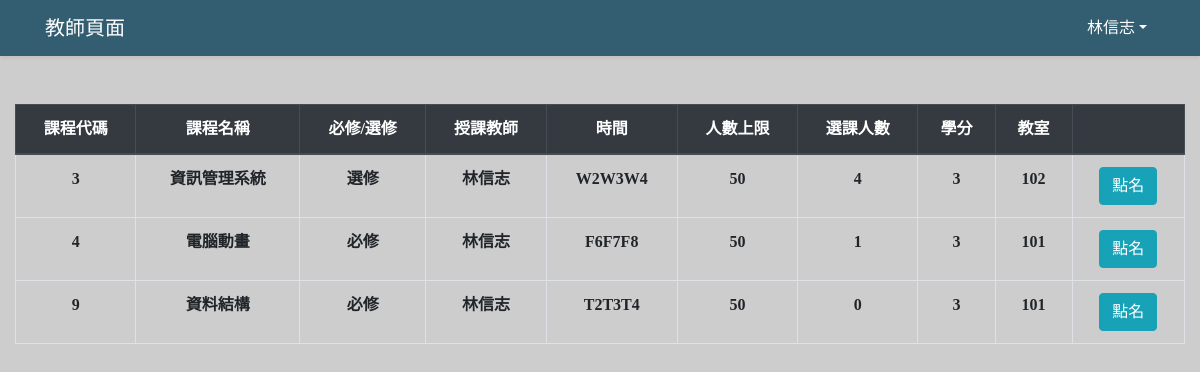
/teacher.php (signed in), run on the app's committed database.
### tables this page shows
CREATE TABLE `course` (
  `course_id` int(20) NOT NULL,
  `course_name` varchar(30) NOT NULL,
  `course_teacher` int(20) NOT NULL,
  `classroom_id` varchar(20) NOT NULL,
  `course_max` int(10) NOT NULL,
  `course_people` int(10) NOT NULL,
  `course_credit` int(10) NOT NULL,
  `course_time` varchar(30) NOT NULL,
  `course_required` varchar(20) NOT NULL
);

CREATE TABLE `user` (
  `id` int(20) NOT NULL,
  `account` varchar(30) NOT NULL,
  `password` varchar(30) NOT NULL,
  `admin` varchar(10) NOT NULL,
  `name` varchar(30) NOT NULL
);

### connect.php (called while the page is built, shortened)
<?php
function execute($selectConnection,$inputSQL)
{
  $tempResult = mysqli_query($selectConnection, $inputSQL);
  return $tempResult;
}
?>

### teacher.php (the view, shortened to what this page needs)
<!DOCTYPE html>
<html>
    <head>
        <link rel="stylesheet" href="https://stackpath.bootstrapcdn.com/bootstrap/4.5.2/css/bootstrap.min.css">
<body>
    <div id="app">
        <nav class="navbar navbar-expand-md navbar-light shadow-sm" style="background: #335D70;">
            <div class="container">
                <a href="teacher.php" class="navbar-brand text-white">教師頁面</a>
                <div class="collapse navbar-collapse" id="navbarSupportedContent">
                    <ul class="navbar-nav ml-auto text">
                        <li class="nav-item dropdown" id="logout">
                            <a id="navbarDropdown" class="nav-link dropdown-toggle text-white text" href="#" role="button" data-toggle="dropdown" aria-haspopup="true" aria-expanded="false" v-pre><?php echo $_SESSION['name'] ?></a>
                        </li>
                    </ul>
                </div>
            </div>
        </nav>
        <main class="py-4">
            <div class="container-fluid">
                <?php
                    require_once("connect.php");
                    $myQuery = 'SELECT * FROM  course JOIN user on course_teacher = user.id WHERE user.name = "'.$_SESSION['name'].'"';
                    $conn = connectDB("localhost","root","123456","a");
                    $myResult = execute($conn,$myQuery);
                    echo '<table class="table table-bordered mt-4">
                    <thead class="thead-dark">
                        <tr class="text-center">
                            <th scope="col">課程代碼</th>
                            <th scope="col">課程名稱</th>
                            <th scope="col">必修/選修</th>
                            <th scope="col">授課教師</th>
                            <th scope="col">時間</th>
                            <th scope="col">人數上限</th>
                            <th scope="col">選課人數</th>
                            <th scope="col">學分</th>
                            <th scope="col">教室</th>
                            <th scope="col"></th>
                        </tr>
                    </thead>';
                    while($row = mysqli_fetch_array($myResult)){
                        echo '<tr class="text-center">';
                        echo '<th scope="col">'.$row['course_id'].'</th>';
                        echo '<th scope="col">'.$row['course_name'].'</th>';
                        echo '<th scope="col">'.$row['course_required'].'</th>';
                        echo '<th scope="col">'.$row['name'].'</th>';
                        echo '<th scope="col">'.$row['course_time'].'</th>';
                        echo '<th scope="col">'.$row['course_max'].'</th>';
                        echo '<th scope="col">'.$row['course_people'].'</th>';
                        echo '<th scope="col">'.$row['course_credit'].'</th>';
                        echo '<th scope="col">'.$row['classroom_id'].'</th>';
                        echo '<th scope="col"><a class="btn btn-info" href="teacher_rollcall.php?course_id=';
                        echo $row['course_id'];
                        echo '">點名</a>';
                    }
                ?>
            </div>
        </main>
    </div>
</body>
</html>

### teacher.php (style rules this page uses)
body { background-color: #cdcdcd; font-family:微軟正黑體; }

### data on the page
course: course_id "3", course_name "資訊管理系統", course_required "選修", course_teacher.name "林信志", course_time "W2W3W4", course_max "50", course_people "4", course_credit "3", classroom "102"
course: course_id "4", course_name "電腦動畫", course_required "必修", course_teacher.name "林信志", course_time "F6F7F8", course_max "50", course_people "1", course_credit "3", classroom "101"
course: course_id "9", course_name "資料結構", course_required "必修", course_teacher.name "林信志", course_time "T2T3T4", course_max "50", course_people "0", course_credit "3", classroom "101"

### other printed values
$_SESSION['name'] "林信志"
